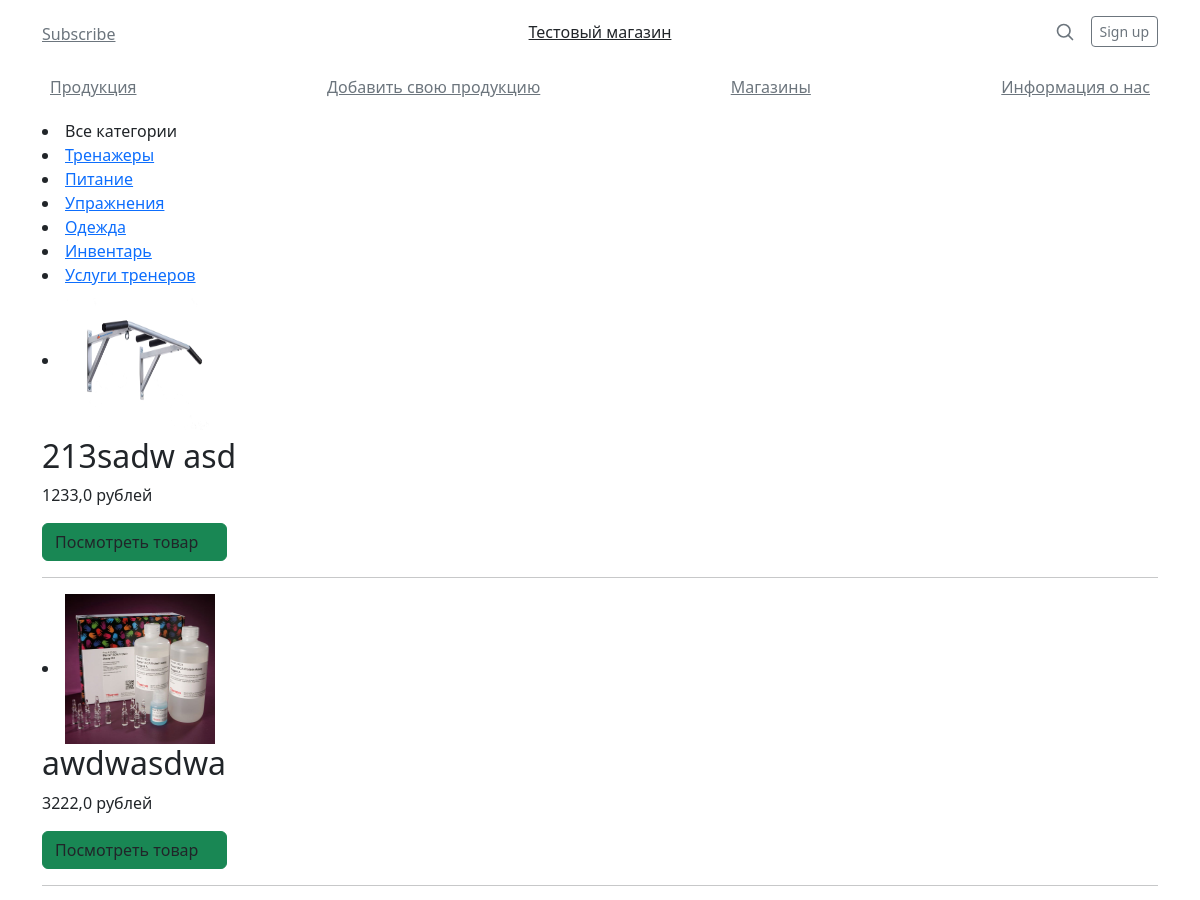
/products (upper part), run on an earlier commit of the app's database.
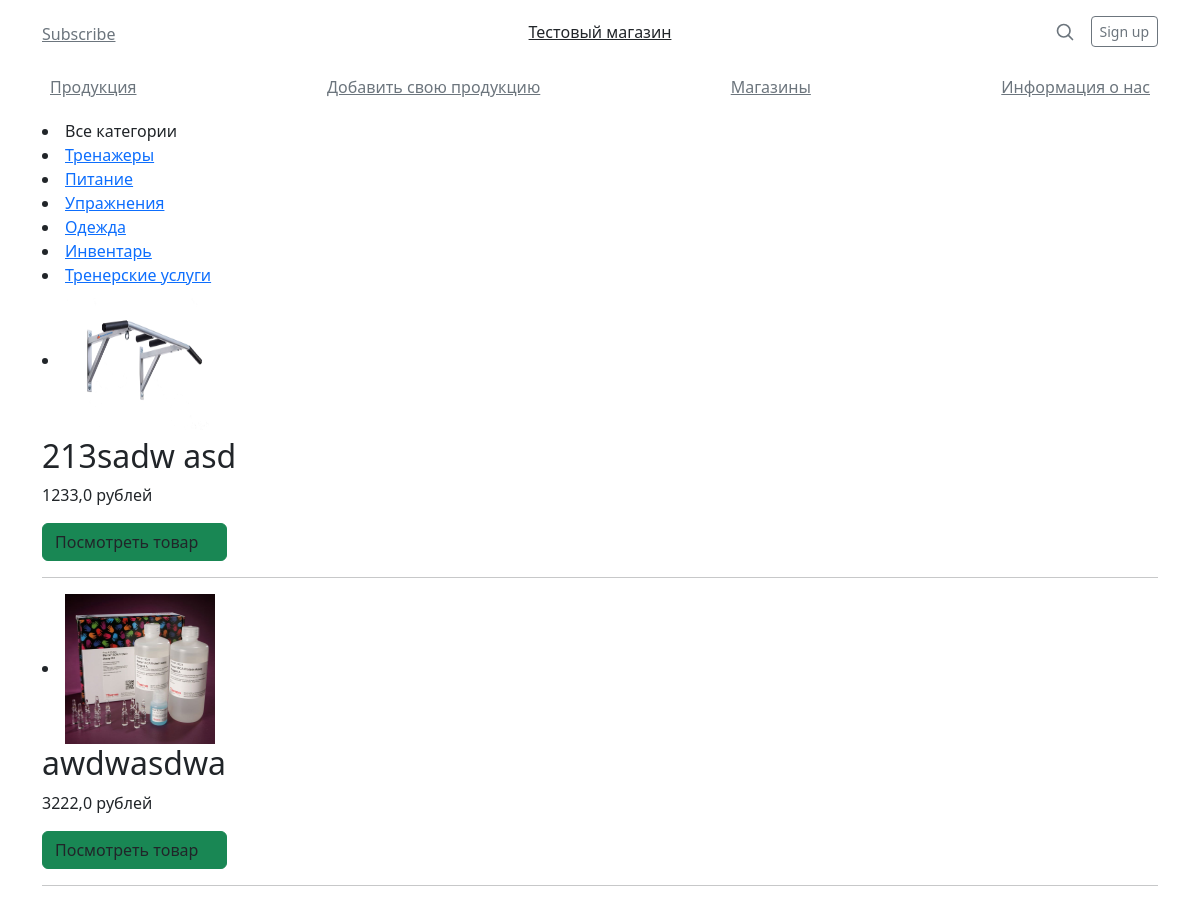
And on a later commit of the database.
### shop_of_sportfood/models.py (models this page shows)
class Category(models.Model):
    name = models.CharField(max_length=30, unique=True, db_index=True)
    def __str__(self):
        return self.name
    def get_absolute_url(self):
        return reverse('category', kwargs={'cat_id': self.pk})
    class Meta:
        verbose_name = 'Категория'
        verbose_name_plural = 'Категории'
        ordering = ['id']

### shop_of_sportfood/views.py (the view)
# urls.py: path('products', views.products, name="products"),
def products(request):
    title = Category.objects.all()
    product = Products.objects.order_by('-id')
    contex = {
        'category': title,
        'product': product,
        'cat_selected': 0
    }
    return render(request, 'shop_of_sportfood/products.html', contex)

### shop_of_sportfood/models.py (called while the page is built)
    def get_absolute_url(self):
        return reverse('tovar', kwargs={'product_id': self.pk})

### shop_of_sportfood/templates/shop_of_sportfood/products.html (shortened to what this page needs)
{% extends 'shop_of_sportfood/base.html' %}
{% block content %}
{% if cat_selected == 0 %}
    <li class="selected">Все категории</li>
{% else %}
    <li><a href="{% url 'products' %}">Все категории</a></li>
{% endif %}
{% for p in category %}
    {% if p.pk == cat_selected %}
        <li class="selected">{{ p.name }}</li>
    {% else %}
        <li><a href="{{ p.get_absolute_url }}">{{ p.name }}</a></li>
    {% endif %}
{% endfor %}
    {% for i in product %}
        <li>
            <img src="{{ i.photo.url }}" width="150" height="150">
        <h2>{{ i.name }}</h2>
        <p>{{ i.price }} рублей</p>
        <button type="submit" class="btn btn-success"><a class ="me-3 py-2 text-dark text-decoration-none" href="{{ i.get_absolute_url }}">Посмотреть товар</a></button>
        <hr>
        </li>
    {% endfor %}
{% endblock %}

What changed in the data, as far as the page shows it:
changed Category: name "Услуги тренеров" → "Тренерские услуги"
